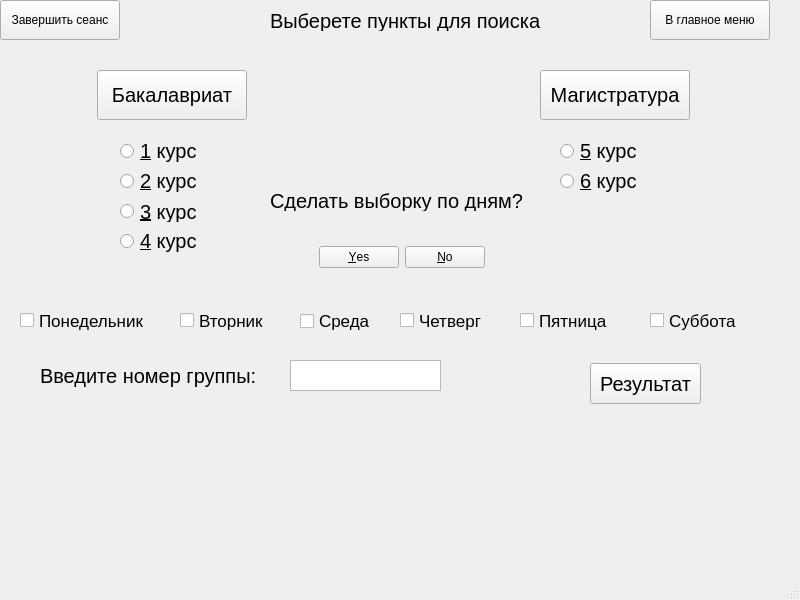
<?xml version="1.0" encoding="UTF-8"?>
<ui version="4.0">
 <class>Schedule_menu_</class>
 <widget class="QMainWindow" name="Schedule_menu_">
  <property name="geometry">
   <rect>
    <x>0</x>
    <y>0</y>
    <width>800</width>
    <height>600</height>
   </rect>
  </property>
  <property name="windowTitle">
   <string>MainWindow</string>
  </property>
  <widget class="QWidget" name="centralwidget">
   <widget class="QCheckBox" name="wednesday">
    <property name="geometry">
     <rect>
      <x>300</x>
      <y>310</y>
      <width>88</width>
      <height>22</height>
     </rect>
    </property>
    <property name="font">
     <font>
      <pointsize>13</pointsize>
     </font>
    </property>
    <property name="text">
     <string>Среда</string>
    </property>
   </widget>
   <widget class="QPushButton" name="pushButton_5">
    <property name="geometry">
     <rect>
      <x>650</x>
      <y>0</y>
      <width>120</width>
      <height>40</height>
     </rect>
    </property>
    <property name="text">
     <string>В главное меню</string>
    </property>
   </widget>
   <widget class="QTextBrowser" name="group">
    <property name="geometry">
     <rect>
      <x>290</x>
      <y>360</y>
      <width>151</width>
      <height>31</height>
     </rect>
    </property>
   </widget>
   <widget class="QLabel" name="label_2">
    <property name="geometry">
     <rect>
      <x>270</x>
      <y>190</y>
      <width>271</width>
      <height>21</height>
     </rect>
    </property>
    <property name="font">
     <font>
      <pointsize>15</pointsize>
     </font>
    </property>
    <property name="text">
     <string>Сделать выборку по дням?</string>
    </property>
   </widget>
   <widget class="QPushButton" name="pushButton_4">
    <property name="geometry">
     <rect>
      <x>0</x>
      <y>0</y>
      <width>120</width>
      <height>40</height>
     </rect>
    </property>
    <property name="text">
     <string>Завершить сеанс</string>
    </property>
   </widget>
   <widget class="QRadioButton" name="first">
    <property name="geometry">
     <rect>
      <x>120</x>
      <y>140</y>
      <width>105</width>
      <height>22</height>
     </rect>
    </property>
    <property name="font">
     <font>
      <pointsize>15</pointsize>
     </font>
    </property>
    <property name="text">
     <string>&amp;1 курс</string>
    </property>
   </widget>
   <widget class="QRadioButton" name="fourth">
    <property name="geometry">
     <rect>
      <x>120</x>
      <y>230</y>
      <width>105</width>
      <height>22</height>
     </rect>
    </property>
    <property name="font">
     <font>
      <pointsize>15</pointsize>
     </font>
    </property>
    <property name="text">
     <string>&amp;4 курс</string>
    </property>
   </widget>
   <widget class="QCheckBox" name="friday">
    <property name="geometry">
     <rect>
      <x>520</x>
      <y>310</y>
      <width>111</width>
      <height>21</height>
     </rect>
    </property>
    <property name="font">
     <font>
      <pointsize>13</pointsize>
     </font>
    </property>
    <property name="text">
     <string>Пятница</string>
    </property>
   </widget>
   <widget class="QLabel" name="label_3">
    <property name="geometry">
     <rect>
      <x>40</x>
      <y>360</y>
      <width>251</width>
      <height>31</height>
     </rect>
    </property>
    <property name="font">
     <font>
      <pointsize>15</pointsize>
     </font>
    </property>
    <property name="text">
     <string>Введите номер группы: </string>
    </property>
   </widget>
   <widget class="QPushButton" name="master">
    <property name="geometry">
     <rect>
      <x>540</x>
      <y>70</y>
      <width>150</width>
      <height>50</height>
     </rect>
    </property>
    <property name="font">
     <font>
      <pointsize>15</pointsize>
     </font>
    </property>
    <property name="text">
     <string>Магистратура</string>
    </property>
   </widget>
   <widget class="QCheckBox" name="thursday">
    <property name="geometry">
     <rect>
      <x>400</x>
      <y>310</y>
      <width>101</width>
      <height>21</height>
     </rect>
    </property>
    <property name="font">
     <font>
      <pointsize>13</pointsize>
     </font>
    </property>
    <property name="text">
     <string>Четверг</string>
    </property>
   </widget>
   <widget class="QCheckBox" name="monday">
    <property name="geometry">
     <rect>
      <x>20</x>
      <y>310</y>
      <width>161</width>
      <height>21</height>
     </rect>
    </property>
    <property name="font">
     <font>
      <pointsize>13</pointsize>
     </font>
    </property>
    <property name="text">
     <string>Понедельник</string>
    </property>
   </widget>
   <widget class="QRadioButton" name="third">
    <property name="geometry">
     <rect>
      <x>120</x>
      <y>201</y>
      <width>105</width>
      <height>21</height>
     </rect>
    </property>
    <property name="font">
     <font>
      <pointsize>15</pointsize>
     </font>
    </property>
    <property name="text">
     <string>&amp;3 курс</string>
    </property>
   </widget>
   <widget class="QLabel" name="label">
    <property name="geometry">
     <rect>
      <x>270</x>
      <y>10</y>
      <width>291</width>
      <height>21</height>
     </rect>
    </property>
    <property name="font">
     <font>
      <pointsize>15</pointsize>
     </font>
    </property>
    <property name="text">
     <string>Выберете пункты для поиска</string>
    </property>
   </widget>
   <widget class="QCheckBox" name="tuesday">
    <property name="geometry">
     <rect>
      <x>180</x>
      <y>310</y>
      <width>101</width>
      <height>21</height>
     </rect>
    </property>
    <property name="font">
     <font>
      <pointsize>13</pointsize>
     </font>
    </property>
    <property name="text">
     <string>Вторник</string>
    </property>
   </widget>
   <widget class="QDialogButtonBox" name="buttonBox">
    <property name="geometry">
     <rect>
      <x>310</x>
      <y>240</y>
      <width>175</width>
      <height>34</height>
     </rect>
    </property>
    <property name="standardButtons">
     <set>QDialogButtonBox::No|QDialogButtonBox::Yes</set>
    </property>
   </widget>
   <widget class="QCheckBox" name="saturday">
    <property name="geometry">
     <rect>
      <x>650</x>
      <y>310</y>
      <width>101</width>
      <height>21</height>
     </rect>
    </property>
    <property name="font">
     <font>
      <pointsize>13</pointsize>
     </font>
    </property>
    <property name="text">
     <string>Суббота</string>
    </property>
   </widget>
   <widget class="QPushButton" name="bachelor">
    <property name="geometry">
     <rect>
      <x>97</x>
      <y>70</y>
      <width>150</width>
      <height>50</height>
     </rect>
    </property>
    <property name="font">
     <font>
      <pointsize>15</pointsize>
     </font>
    </property>
    <property name="text">
     <string>Бакалавриат</string>
    </property>
   </widget>
   <widget class="QPushButton" name="pushButton_3">
    <property name="geometry">
     <rect>
      <x>590</x>
      <y>363</y>
      <width>111</width>
      <height>41</height>
     </rect>
    </property>
    <property name="font">
     <font>
      <pointsize>15</pointsize>
     </font>
    </property>
    <property name="text">
     <string>Результат</string>
    </property>
   </widget>
   <widget class="QRadioButton" name="second">
    <property name="geometry">
     <rect>
      <x>120</x>
      <y>170</y>
      <width>105</width>
      <height>22</height>
     </rect>
    </property>
    <property name="font">
     <font>
      <pointsize>15</pointsize>
     </font>
    </property>
    <property name="text">
     <string>&amp;2 курс</string>
    </property>
   </widget>
   <widget class="QRadioButton" name="sixth">
    <property name="geometry">
     <rect>
      <x>560</x>
      <y>170</y>
      <width>105</width>
      <height>22</height>
     </rect>
    </property>
    <property name="font">
     <font>
      <pointsize>15</pointsize>
     </font>
    </property>
    <property name="text">
     <string>&amp;6 курс</string>
    </property>
   </widget>
   <widget class="QRadioButton" name="fifth">
    <property name="geometry">
     <rect>
      <x>560</x>
      <y>140</y>
      <width>105</width>
      <height>22</height>
     </rect>
    </property>
    <property name="font">
     <font>
      <pointsize>15</pointsize>
     </font>
    </property>
    <property name="text">
     <string>&amp;5 курс</string>
    </property>
   </widget>
  </widget>
  <widget class="QMenuBar" name="menubar">
   <property name="geometry">
    <rect>
     <x>0</x>
     <y>0</y>
     <width>800</width>
     <height>25</height>
    </rect>
   </property>
  </widget>
  <widget class="QStatusBar" name="statusbar"/>
 </widget>
 <resources/>
 <connections/>
</ui>
